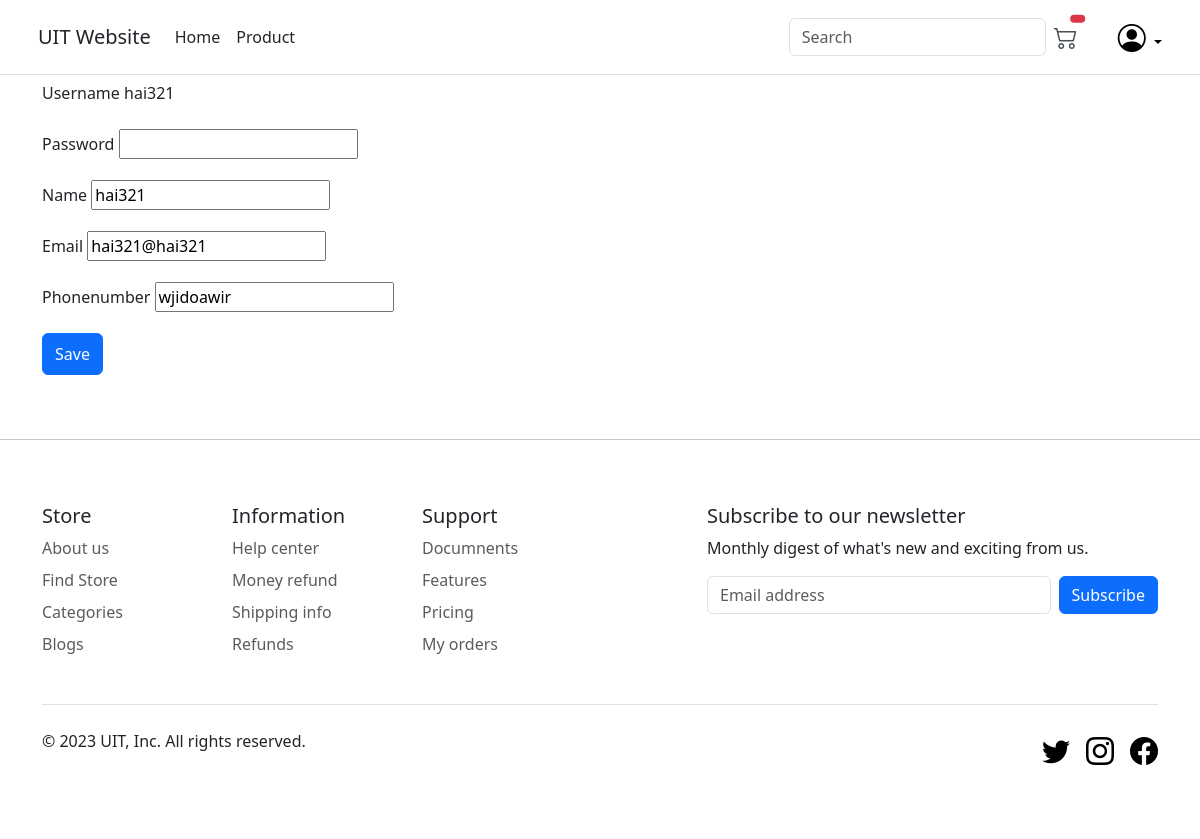
Page /update_customer/6 (signed in) on the earlier database version.
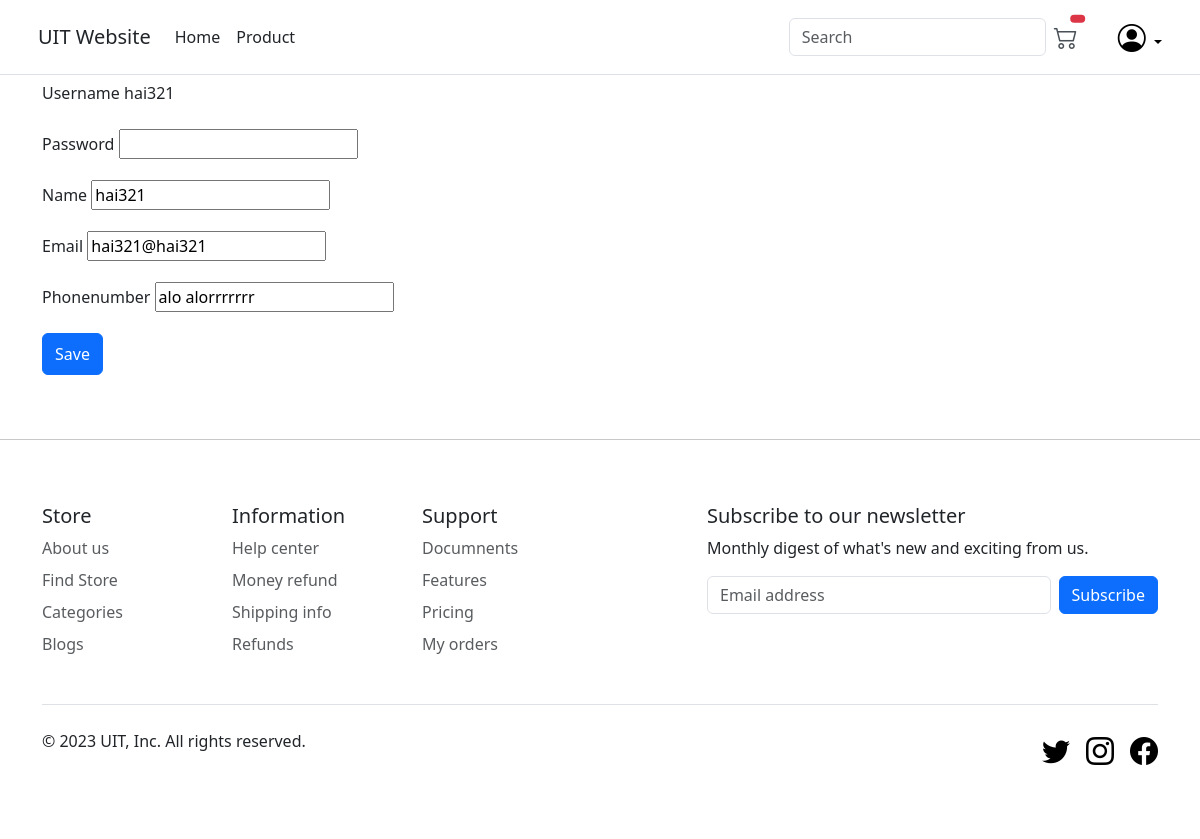
Same page on the later database version.
### main/models.py (models this page shows, shortened)
class Customer(models.Model):
    user = models.OneToOneField(User, on_delete=models.CASCADE,null=True, blank=True)
    name = models.CharField(max_length=200, null=True)
    email = models.CharField(max_length=200, null=True)
    phone = models.CharField(max_length=200, null=True)

### main/decorators.py (the view)
        def wraper_func(request, *args, **kwargs):
            if request.user.groups.exists():
                for group in request.user.groups.all():
                    if group.name in allowed_roles:
                        return view_func(request, *args, **kwargs)
                    else:
                        return HttpResponse('You are not authorize to view this page')
            else:
                return HttpResponse('You are not authorize to view this page')

### main/views.py (called while the page is built, shortened)
@login_required(login_url='login')
@allowed_users(allowed_roles=['admin'])
def updateCustomer(request, pk):
    user = User.objects.get(id=pk)
    customer = Customer.objects.get(user=user)
    context = {
        'user':user,
        'customer':customer
    }
    return render(request, 'main/customer_form.html', context)

### main/templates/main/customer_form.html (shortened to what this page needs)
{% extends "main/base.html" %}
{% load static %}
{% block content %}
<form method="POST" action="">
    <div class="mb-3">
        <label class="form-label" for="username">Username</label>
        <label class="form-label" for="username">{{user.username}}</label>
    </div>
    <div class="mb-3">
        <label class="form-label" for="password">Password</label>
        <input type="password" name="password" id="password" >
    </div>
    <div class="mb-3">
        <label class="form-label" for="name">Name</label>
        <input type="name" name="name" id="name" value="{{customer.name}}">
    </div>
    <div class="mb-3">
        <label class="form-label" for="email">Email</label>
        <input type="email" name="email" id="email" value="{{customer.email}}">
    </div>
    <div class="mb-3">
        <label class="form-label" for="phone">Phonenumber</label>
        <input type="phone" name="phone" id="phone" value="{{customer.phone}}r">
    </div>
    <button class="btn btn-primary w-10 py-2" type="submit" value="Save">Save</button>
</form>
{% endblock content %}

Differences in the rows shown:
changed Customer "hai321": phone "wjidoawir" → "alo alorrrrrrr"
